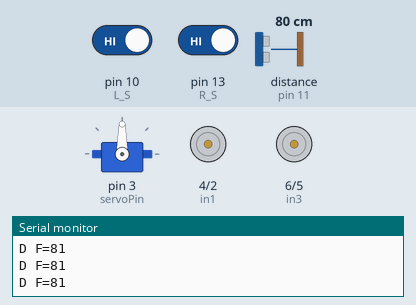
The sketch below on a simulated Arduino Uno, built with avr-gcc and run on an emulated ATmega328P. Shown: servo, motor-driver pin pairs drawn as motors (green arrow = first pin HIGH = forward, orange = second pin HIGH = backward, longer = more drive, scaled by the enable pin), the last lines printed to the serial monitor. Inputs (shaded band) come from the test bench; at power-on: pin 10 (L_S) HIGH, pin 13 (R_S) HIGH, distance to the obstacle (sensor on pin 11) 80 cm. The echo pulse lasts 58.3 µs per cm.

Above: at 1.2 s.
1.3 s: pin 10 (L_S) driven LOW
At 2.0 s:
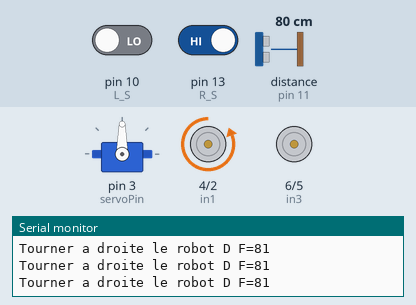
2.8 s: pin 13 (R_S) driven LOW
At 3.7 s:
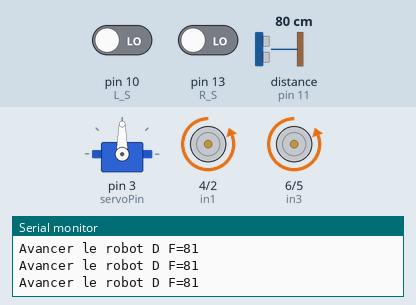
4.3 s: distance to the obstacle (sensor on pin 11) set to 17 cm
7.3 s: distance to the obstacle (sensor on pin 11) set to 13 cm
At 8.5 s:
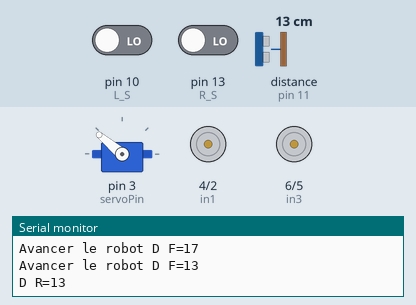
At 10.2 s:
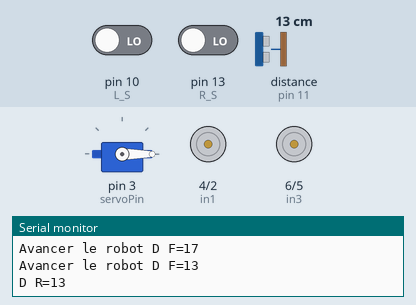
10.3 s: pin 10 (L_S) driven HIGH and pin 13 (R_S) driven HIGH
13.3 s: pin 10 (L_S) driven LOW
Timing chart, 0 to 16.3 s (numbered marks = the images above; inputs shaded):
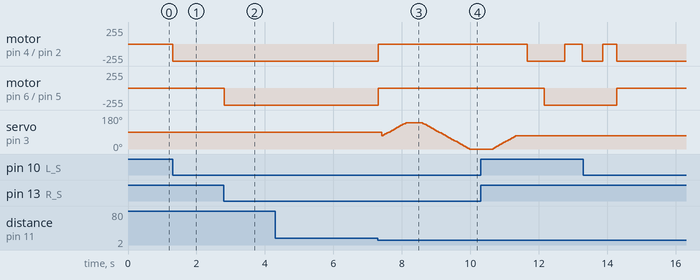

The sketch:

arduino.ino
```cpp
#include <Servo.h>
#include <NewPing.h>

#define enA 12    // Broche de commande 1 du L298 : enA
#define in1 4       // Broche de moteur 1 du L298 : in1
#define in2 2       // Broche de moteur 1 du L298 : in1
#define in3 6      // Broche de moteur 2 du L298 : in1
#define in4 5      // Broche de moteur 2 du L298 : in1
#define enB 7      // Broche de commande 2 du L298 : enB
#define L_S 10      // Broche numérique pour le capteur infrarouge gauche
#define R_S 13       // Broche numérique pour le capteur infrarouge droit
#define echo 11      // Broche numérique pour le capteur ultrasonique Echo
#define trigger 8  // Broche numérique pour le capteur ultrasonique Trigger
#define servoPin 3    // Broche numérique pour le servomoteur

int Set = 15;
int distance_L, distance_F, distance_R;

Servo myServo; // Crée une instance de la classe Servo
NewPing sonar(trigger, echo); // Crée une instance de la classe NewPing

void setup() {
  Serial.begin(9600); // Démarre la communication série à 9600bps
  pinMode(R_S, INPUT); // Déclare le capteur droit comme entrée
  pinMode(L_S, INPUT); // Déclare le capteur gauche comme entrée
  pinMode(enA, OUTPUT); // Déclare la broche enA comme sortie pour le moteur 1
  pinMode(in1, OUTPUT); // Déclare la broche in1 comme sortie pour le moteur 1
  pinMode(in2, OUTPUT); // Déclare la broche in2 comme sortie pour le moteur 1
  pinMode(in3, OUTPUT); // Déclare la broche in3 comme sortie pour le moteur 2
  pinMode(in4, OUTPUT); // Déclare la broche in4 comme sortie pour le moteur 2
  pinMode(enB, OUTPUT); // Déclare la broche enB comme sortie pour le moteur 2
  myServo.attach(servoPin); // Attache le servomoteur à la broche
  analogWrite(enA, 150); // Écrit le cycle de service 0 à 255 sur la broche Enable A pour la vitesse du moteur 1
  analogWrite(enB, 150); // Écrit le cycle de service 0 à 255 sur la broche Enable B pour la vitesse du moteur 2
}

void loop() {
  // Serial.println("etat  capteur Droite : ");
  // Serial.println(digitalRead(R_S));
  // Serial.println("etat  capteur Gauche : ");
  // Serial.println(digitalRead(L_S));

  distance_F = sonar.ping_cm();
  Serial.print("D F="); Serial.println(distance_F);

  if ((digitalRead(R_S) == LOW) && (digitalRead(L_S) == LOW)) {
    if (distance_F > Set) {
      enAvant();
      Serial.print("Avancer le robot ");
    } else {
      verifierCote();
    }
  } else if ((digitalRead(R_S) == HIGH) && (digitalRead(L_S) == LOW)) {
    Serial.print("Tourner a droite le robot ");
    tournerDroite();
  } else if ((digitalRead(R_S) == LOW) && (digitalRead(L_S) == HIGH)) {
    Serial.print("Tourner a gauche le robot ");
    tournerGauche();
  } else {
    arreter();

  }

  delay(10);
}


void impulsionServo(int angle) {
  myServo.write(angle);
  delay(50); // Cycle de rafraîchissement du servomoteur
}

void comparerDistances() {
  if (distance_L > distance_R) {
    tournerGauche();
    delay(500);
    enAvant();
    delay(600);
    tournerDroite();
    delay(500);
    enAvant();
    delay(600);
    tournerDroite();
    delay(400);
  } else {
    tournerDroite();
    delay(500);
    enAvant();
    delay(600);
    tournerGauche();
    delay(500);
    enAvant();
    delay(600);
    tournerGauche();
    delay(400);
  }
}

void verifierCote() {
  arreter();
  delay(100);
  for (int angle = 70; angle <= 140; angle += 5) {
    impulsionServo(angle);
  }
  delay(300);
  distance_R = sonar.ping_cm();
  Serial.print("D R="); Serial.println(distance_R);
  delay(100);
  for (int angle = 140; angle >= 0; angle -= 5) {
    impulsionServo(angle);
  }
  delay(500);
  distance_L = sonar.ping_cm();
  Serial.print("D L="); Serial.println(distance_L);
  delay(100);
  for (int angle = 0; angle <= 70; angle += 5) {
    impulsionServo(angle);
  }
  delay(300);
  comparerDistances();
}

void enAvant() {
  digitalWrite(in1, LOW);
  digitalWrite(in2,HIGH );
  digitalWrite(in3, LOW);
  digitalWrite(in4, HIGH);
}

void tournerDroite() {
  digitalWrite(in1, LOW);
  digitalWrite(in2, HIGH);
  digitalWrite(in3, LOW);
  digitalWrite(in4, LOW);
}

void tournerGauche() {
  digitalWrite(in1, LOW);
  digitalWrite(in2, LOW);
  digitalWrite(in3, LOW);
  digitalWrite(in4, HIGH);
}

void arreter() {
  digitalWrite(in1, LOW);
  digitalWrite(in2, LOW);
  digitalWrite(in3, LOW);
  digitalWrite(in4, LOW);
}
```

Measured:
- the behaviour switches between 16 and 15 cm on distance to the obstacle (sensor on pin 11) (found by bisection; images 2 and 3)
- after the input at 1.3 s, motor on pin 4 (in1) / pin 2 (in2): stopped → backward 255/255 at once
- after the input at 2.8 s, motor on pin 6 (in3) / pin 5 (in4): stopped → backward 255/255 at once
- after the input at 7.3 s, motor on pin 4 (in1) / pin 2 (in2), motor on pin 6 (in3) / pin 5 (in4): backward 255/255 → stopped at once
